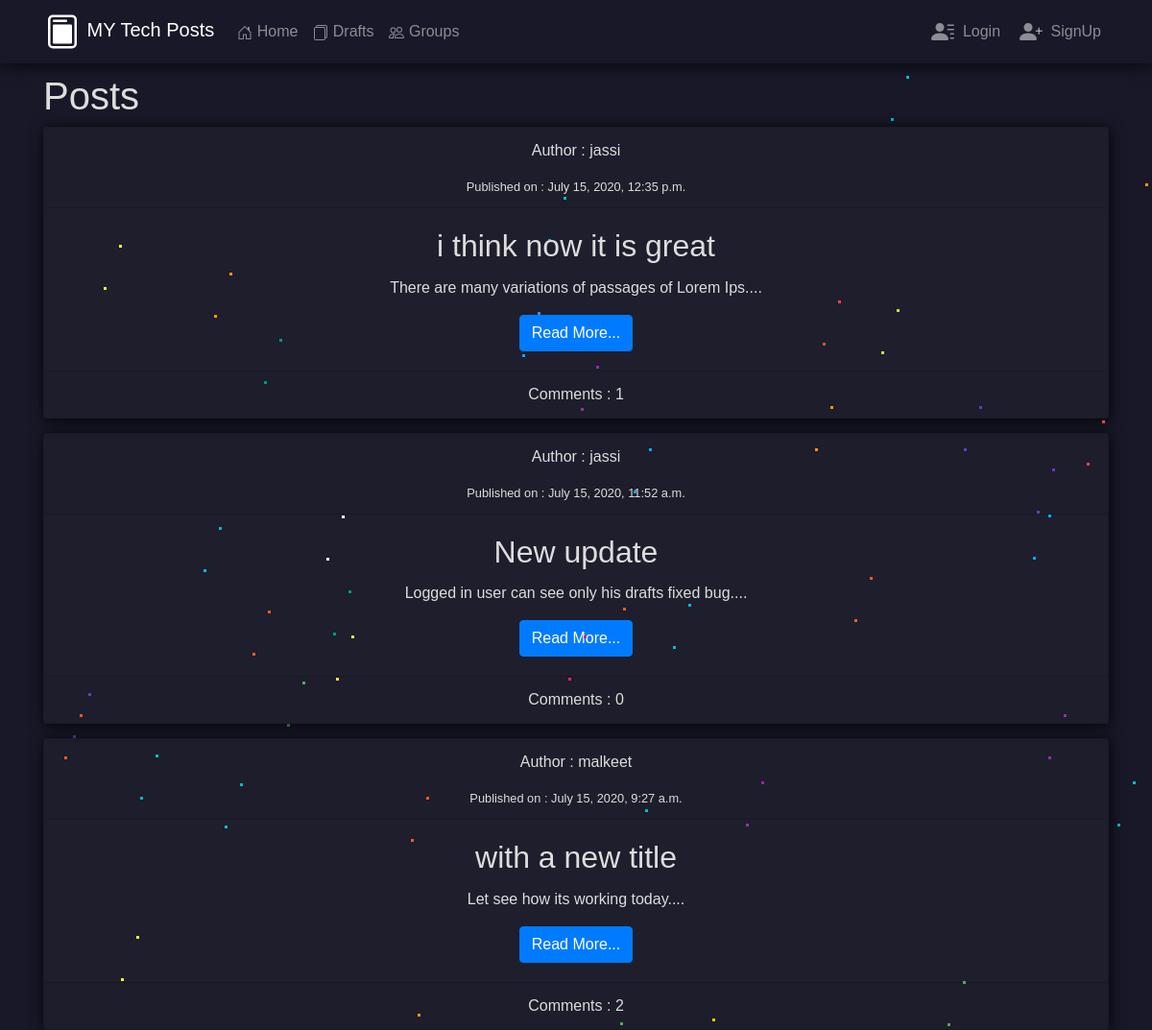
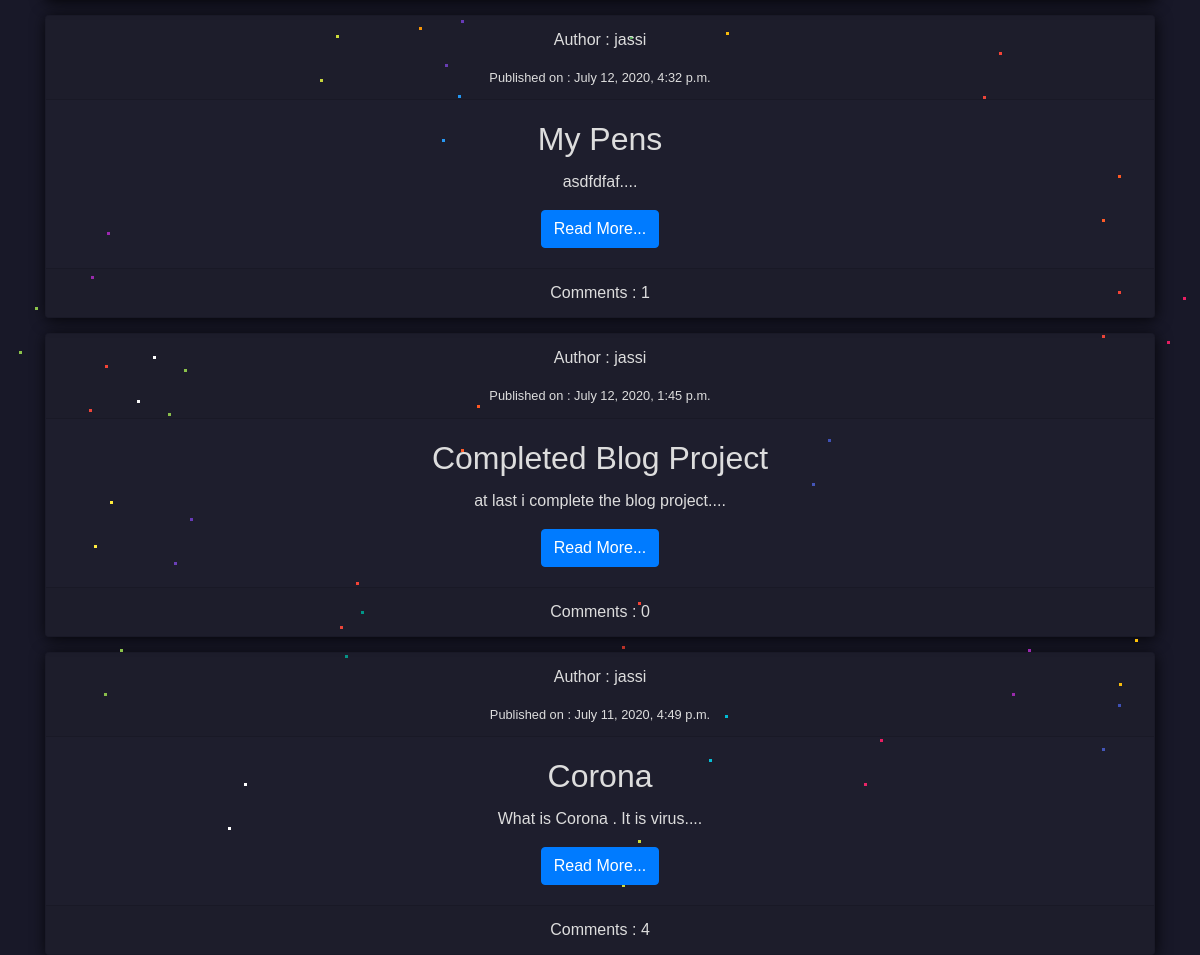
/blog/post_list/, run on an earlier commit of the app's database (2 pictures, top to bottom).
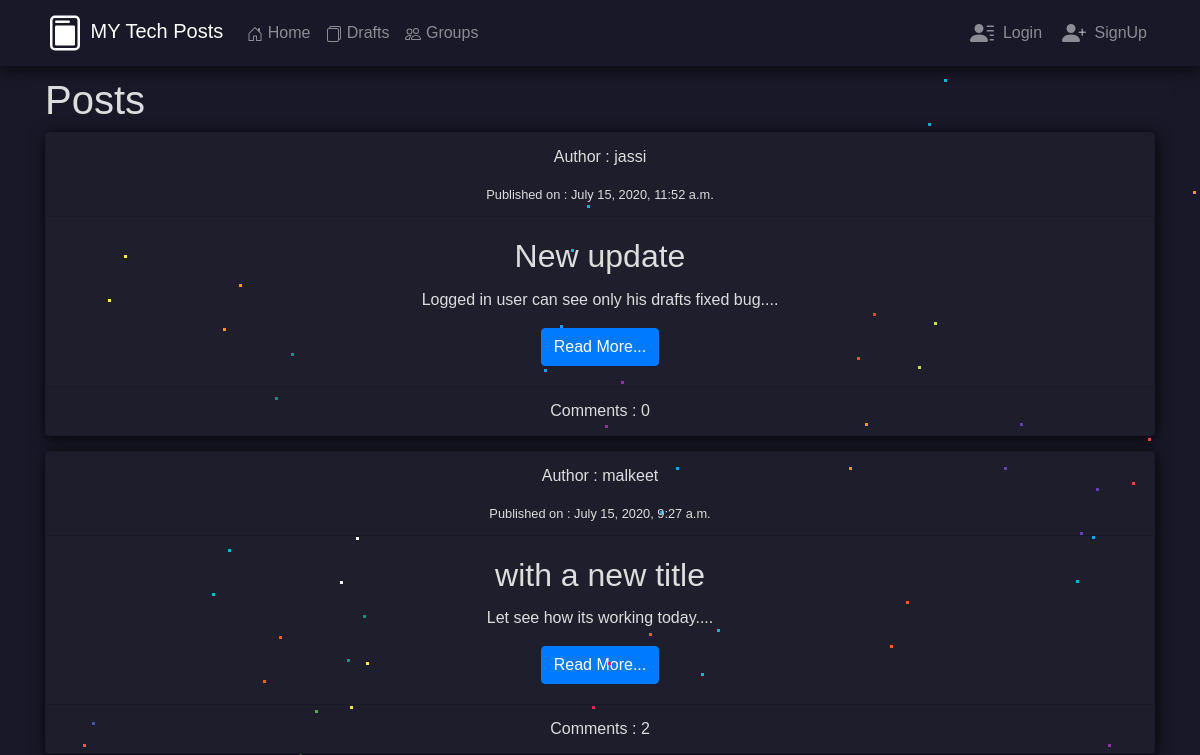
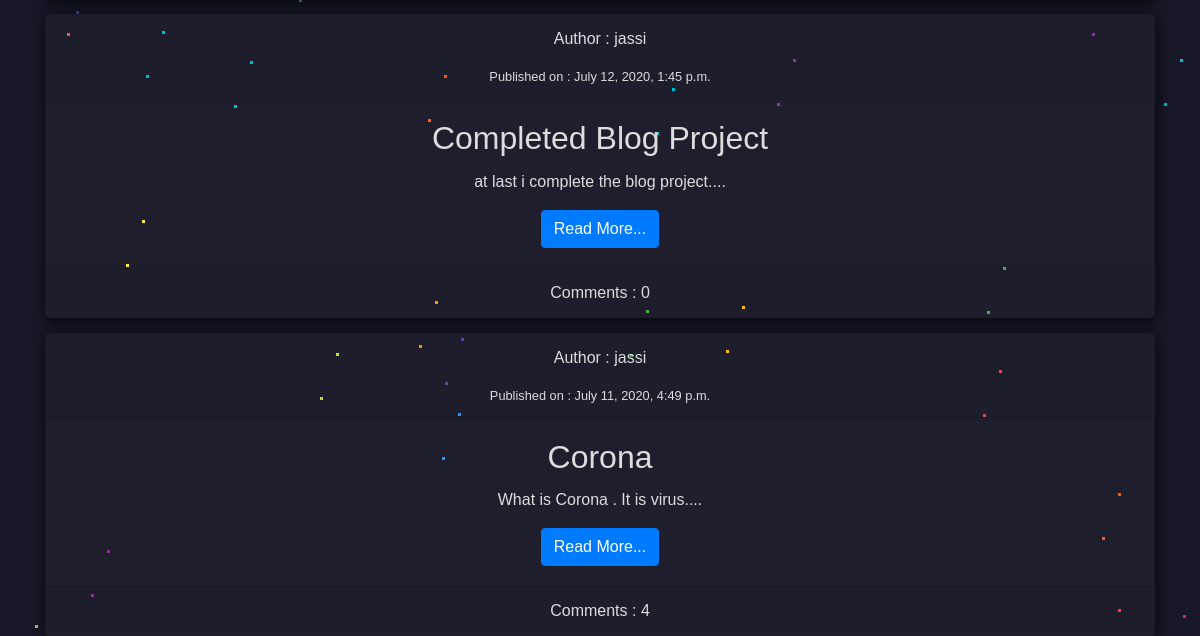
And on a later commit of the database (2 pictures, top to bottom).
### blog/models.py (models this page shows, shortened)
class Post(models.Model):
    author = models.ForeignKey('auth.user',on_delete=models.CASCADE)
    title = models.CharField(max_length=256)
    text = models.TextField()
    date_created = models.DateTimeField(auto_now_add=True)
    date_posted = models.DateTimeField(blank=True,null=True)
    group = models.ForeignKey("blog.Mygroup", related_name=("posts"), on_delete=models.CASCADE,null=True,blank=True)
    def approved_comments(self):
        return self.comments.filter(approved_comment=True)

### blog/views.py (the view)
# urls.py: path('post_list/',views.PostListView.as_view(),name = 'postlist'),
class PostListView(ListView):
    model = Post
    def get_queryset(self):
        return Post.objects.filter(date_posted__lte = timezone.now()).order_by('-date_posted')

### blog/templates/blog/post_list.html (shortened to what this page needs)
{% extends 'blog/base.html' %}
{% block body_block %}
<h1>Posts</h1>
{% for post in post_list %}
    <div>
        <div class="post card mycard text-center">
        <div class="card-header">
        <p>Author : {{post.author}}</p>
        <small>Published on : {{post.date_posted}}</small></footer>
        </div>
        <div class="card-body">
            <h2 class="card-title">{{post.title}}</h2>
            <p class="card-text">{{post.text|slice:":50"}}....</p>
            <a href="{% url 'blog:postdetail' pk=post.pk %}" class="btn btn-primary">Read More...</a>
        </div>
        <div class="card-footer">Comments : {{post.approved_comments.count}}</div>
    </div>
{% endfor %}
{% endblock body_block %}

What changed in the data, as far as the page shows it:
removed Post: author "jassi", date_posted "July 15, 2020, 12:35 p.m.", title "i think now it is great", text "There are many variations of passages of Lorem Ips", approved_comments.count "1"
removed Post: author "jassi", date_posted "July 12, 2020, 4:32 p.m.", title "My Pens", text "asdfdfaf", approved_comments.count "1"
